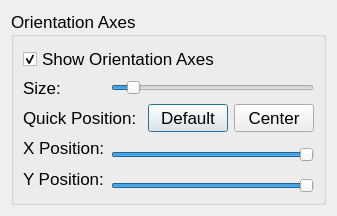
<?xml version="1.0" encoding="UTF-8"?>
<ui version="4.0">
 <class>OrientationAxes</class>
 <widget class="QWidget" name="OrientationAxes">
  <property name="geometry">
   <rect>
    <x>0</x>
    <y>0</y>
    <width>337</width>
    <height>216</height>
   </rect>
  </property>
  <property name="minimumSize">
   <size>
    <width>337</width>
    <height>216</height>
   </size>
  </property>
  <property name="windowTitle">
   <string>Orientation Axes</string>
  </property>
  <layout class="QGridLayout" name="gridLayout">
   <item row="0" column="0">
    <widget class="QGroupBox" name="groupBox">
     <property name="sizePolicy">
      <sizepolicy hsizetype="Preferred" vsizetype="Preferred">
       <horstretch>0</horstretch>
       <verstretch>0</verstretch>
      </sizepolicy>
     </property>
     <property name="minimumSize">
      <size>
       <width>0</width>
       <height>0</height>
      </size>
     </property>
     <property name="font">
      <font>
       <pointsize>13</pointsize>
       <weight>50</weight>
       <bold>false</bold>
      </font>
     </property>
     <property name="title">
      <string>Orientation Axes</string>
     </property>
     <layout class="QGridLayout" name="gridLayout_2">
      <item row="0" column="0" colspan="3">
       <widget class="QCheckBox" name="orientationCheckBox_">
        <property name="toolTip">
         <string>Toggle Orientation Axis</string>
        </property>
        <property name="text">
         <string>Show Orientation Axes</string>
        </property>
        <property name="checked">
         <bool>true</bool>
        </property>
       </widget>
      </item>
      <item row="1" column="0">
       <widget class="QLabel" name="label_26">
        <property name="text">
         <string>Size:</string>
        </property>
       </widget>
      </item>
      <item row="1" column="1" colspan="3">
       <widget class="QSlider" name="orientAxisSize_">
        <property name="minimum">
         <number>1</number>
        </property>
        <property name="maximum">
         <number>50</number>
        </property>
        <property name="pageStep">
         <number>10</number>
        </property>
        <property name="value">
         <number>5</number>
        </property>
        <property name="sliderPosition">
         <number>5</number>
        </property>
        <property name="tracking">
         <bool>true</bool>
        </property>
        <property name="orientation">
         <enum>Qt::Horizontal</enum>
        </property>
       </widget>
      </item>
      <item row="2" column="0" colspan="2">
       <widget class="QLabel" name="label_29">
        <property name="text">
         <string>Quick Position:</string>
        </property>
       </widget>
      </item>
      <item row="2" column="2">
       <widget class="QPushButton" name="orientDefaultPositionButton">
        <property name="enabled">
         <bool>true</bool>
        </property>
        <property name="text">
         <string>Default</string>
        </property>
        <property name="default">
         <bool>true</bool>
        </property>
       </widget>
      </item>
      <item row="2" column="3">
       <widget class="QPushButton" name="orientCenterPositionButton">
        <property name="text">
         <string>Center</string>
        </property>
       </widget>
      </item>
      <item row="3" column="0">
       <widget class="QLabel" name="label_27">
        <property name="text">
         <string>X Position:</string>
        </property>
       </widget>
      </item>
      <item row="3" column="1" rowspan="2" colspan="3">
       <widget class="QSlider" name="orientAxisXPos_">
        <property name="minimum">
         <number>1</number>
        </property>
        <property name="maximum">
         <number>100</number>
        </property>
        <property name="value">
         <number>100</number>
        </property>
        <property name="orientation">
         <enum>Qt::Horizontal</enum>
        </property>
       </widget>
      </item>
      <item row="4" column="0" rowspan="2">
       <widget class="QLabel" name="label_28">
        <property name="text">
         <string>Y Position:</string>
        </property>
       </widget>
      </item>
      <item row="5" column="1" colspan="3">
       <widget class="QSlider" name="orientAxisYPos_">
        <property name="minimum">
         <number>1</number>
        </property>
        <property name="maximum">
         <number>100</number>
        </property>
        <property name="value">
         <number>100</number>
        </property>
        <property name="orientation">
         <enum>Qt::Horizontal</enum>
        </property>
       </widget>
      </item>
     </layout>
    </widget>
   </item>
  </layout>
 </widget>
 <resources/>
 <connections/>
</ui>
